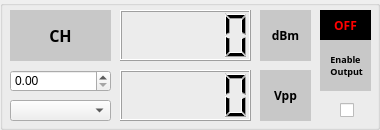
<?xml version="1.0" encoding="UTF-8"?>
<ui version="4.0">
 <class>Form</class>
 <widget class="QWidget" name="Form">
  <property name="geometry">
   <rect>
    <x>0</x>
    <y>0</y>
    <width>380</width>
    <height>130</height>
   </rect>
  </property>
  <property name="minimumSize">
   <size>
    <width>380</width>
    <height>130</height>
   </size>
  </property>
  <property name="maximumSize">
   <size>
    <width>380</width>
    <height>130</height>
   </size>
  </property>
  <property name="windowTitle">
   <string>Form</string>
  </property>
  <widget class="QGroupBox" name="CTL_WIDGET">
   <property name="geometry">
    <rect>
     <x>0</x>
     <y>0</y>
     <width>380</width>
     <height>130</height>
    </rect>
   </property>
   <property name="minimumSize">
    <size>
     <width>380</width>
     <height>130</height>
    </size>
   </property>
   <property name="maximumSize">
    <size>
     <width>380</width>
     <height>130</height>
    </size>
   </property>
   <property name="title">
    <string/>
   </property>
   <widget class="QLCDNumber" name="VAL">
    <property name="geometry">
     <rect>
      <x>120</x>
      <y>10</y>
      <width>131</width>
      <height>51</height>
     </rect>
    </property>
   </widget>
   <widget class="QLabel" name="CH">
    <property name="geometry">
     <rect>
      <x>10</x>
      <y>10</y>
      <width>101</width>
      <height>51</height>
     </rect>
    </property>
    <property name="font">
     <font>
      <family>Arial Black</family>
      <pointsize>12</pointsize>
      <weight>75</weight>
      <bold>true</bold>
     </font>
    </property>
    <property name="styleSheet">
     <string notr="true">background-color:rgb(200, 200, 200)</string>
    </property>
    <property name="text">
     <string>CH</string>
    </property>
    <property name="alignment">
     <set>Qt::AlignCenter</set>
    </property>
   </widget>
   <widget class="QComboBox" name="STEP">
    <property name="geometry">
     <rect>
      <x>10</x>
      <y>100</y>
      <width>101</width>
      <height>21</height>
     </rect>
    </property>
   </widget>
   <widget class="QDoubleSpinBox" name="SET_VAL">
    <property name="geometry">
     <rect>
      <x>10</x>
      <y>70</y>
      <width>101</width>
      <height>22</height>
     </rect>
    </property>
   </widget>
   <widget class="QLCDNumber" name="VAL_VPP">
    <property name="geometry">
     <rect>
      <x>120</x>
      <y>70</y>
      <width>131</width>
      <height>51</height>
     </rect>
    </property>
   </widget>
   <widget class="QLabel" name="DBM">
    <property name="geometry">
     <rect>
      <x>260</x>
      <y>10</y>
      <width>51</width>
      <height>51</height>
     </rect>
    </property>
    <property name="font">
     <font>
      <family>Arial Black</family>
      <pointsize>9</pointsize>
      <weight>75</weight>
      <bold>true</bold>
     </font>
    </property>
    <property name="styleSheet">
     <string notr="true">background-color:rgb(200, 200, 200)</string>
    </property>
    <property name="text">
     <string>dBm</string>
    </property>
    <property name="alignment">
     <set>Qt::AlignCenter</set>
    </property>
   </widget>
   <widget class="QLabel" name="VPP">
    <property name="geometry">
     <rect>
      <x>260</x>
      <y>70</y>
      <width>51</width>
      <height>51</height>
     </rect>
    </property>
    <property name="font">
     <font>
      <family>Arial Black</family>
      <pointsize>9</pointsize>
      <weight>75</weight>
      <bold>true</bold>
     </font>
    </property>
    <property name="styleSheet">
     <string notr="true">background-color:rgb(200, 200, 200)</string>
    </property>
    <property name="text">
     <string>Vpp</string>
    </property>
    <property name="alignment">
     <set>Qt::AlignCenter</set>
    </property>
   </widget>
   <widget class="QLabel" name="OUT_STATUS">
    <property name="geometry">
     <rect>
      <x>320</x>
      <y>10</y>
      <width>51</width>
      <height>31</height>
     </rect>
    </property>
    <property name="font">
     <font>
      <family>Arial Black</family>
      <pointsize>9</pointsize>
      <weight>75</weight>
      <bold>true</bold>
     </font>
    </property>
    <property name="styleSheet">
     <string notr="true">background-color:rgb(0, 0, 0);
color:rgb(255,0,0);</string>
    </property>
    <property name="text">
     <string>OFF</string>
    </property>
    <property name="alignment">
     <set>Qt::AlignCenter</set>
    </property>
   </widget>
   <widget class="QCheckBox" name="OUT_CHECK">
    <property name="geometry">
     <rect>
      <x>340</x>
      <y>100</y>
      <width>21</width>
      <height>21</height>
     </rect>
    </property>
    <property name="sizePolicy">
     <sizepolicy hsizetype="Minimum" vsizetype="Fixed">
      <horstretch>0</horstretch>
      <verstretch>0</verstretch>
     </sizepolicy>
    </property>
    <property name="font">
     <font>
      <family>Arial Black</family>
      <weight>75</weight>
      <bold>true</bold>
     </font>
    </property>
    <property name="layoutDirection">
     <enum>Qt::LeftToRight</enum>
    </property>
    <property name="styleSheet">
     <string notr="true"/>
    </property>
    <property name="text">
     <string/>
    </property>
    <property name="iconSize">
     <size>
      <width>20</width>
      <height>20</height>
     </size>
    </property>
   </widget>
   <widget class="QLabel" name="OUTPUT_ENABLE">
    <property name="geometry">
     <rect>
      <x>320</x>
      <y>40</y>
      <width>51</width>
      <height>51</height>
     </rect>
    </property>
    <property name="font">
     <font>
      <family>Arial Black</family>
      <pointsize>7</pointsize>
      <weight>75</weight>
      <bold>true</bold>
     </font>
    </property>
    <property name="styleSheet">
     <string notr="true">background-color:rgb(200, 200, 200)</string>
    </property>
    <property name="text">
     <string>Enable 
 Output</string>
    </property>
    <property name="alignment">
     <set>Qt::AlignCenter</set>
    </property>
   </widget>
  </widget>
 </widget>
 <resources/>
 <connections/>
</ui>
